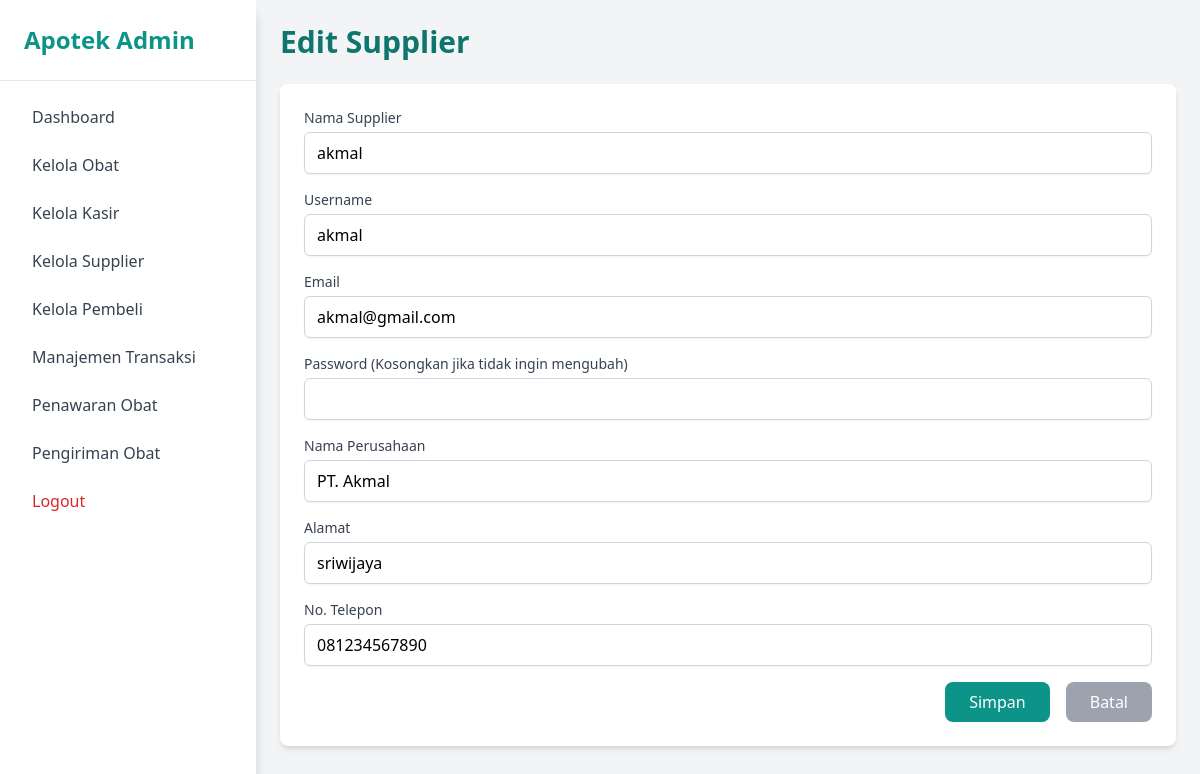
/admin/edit_supplier.php?id=1 (signed in), run on the app's committed database.
### tables this page shows
CREATE TABLE `supplier_222233` (
  `supplier_id_222233` int(11) NOT NULL,
  `user_id_222233` int(11) NOT NULL,
  `nama_perusahaan_222233` varchar(255) NOT NULL,
  `alamat_222233` text NOT NULL,
  `no_telp_222233` varchar(20) NOT NULL
);

CREATE TABLE `users_222233` (
  `user_id_222233` int(11) NOT NULL,
  `nama_222233` varchar(255) NOT NULL,
  `username_222233` varchar(100) NOT NULL,
  `email_222233` varchar(100) NOT NULL,
  `password_222233` varchar(255) NOT NULL,
  `role_222233` enum('admin','kasir','pembeli','supplier') NOT NULL,
  `created_at_222233` timestamp NOT NULL DEFAULT current_timestamp()
);

### admin/edit_supplier.php (the view, shortened to what this page needs)
<?php
include '../koneksi.php';
include 'sidebar.php';
if (isset($_GET['id'])) {
    $supplier_id = $_GET['id'];
    $sql = "SELECT s.*, u.username_222233, u.nama_222233, u.email_222233
            FROM supplier_222233 s
            JOIN users_222233 u ON s.user_id_222233 = u.user_id_222233
            WHERE s.supplier_id_222233 = ?";
    $stmt = $conn->prepare($sql);
    $stmt->bind_param("i", $supplier_id);
    $stmt->execute();
    $result = $stmt->get_result();
    $supplier = $result->fetch_assoc();
}
?>
<!DOCTYPE html>
<html lang="id">
<head>
    <script src="https://cdn.tailwindcss.com"></script>
</head>
<body class="bg-gray-100 min-h-screen font-sans">
<?php include 'sidebar.php'; ?>
<div class="ml-64 p-6">
    <h1 class="text-3xl font-bold text-teal-700 mb-6">Edit Supplier</h1>
<form action="edit_supplier.php?id=<?php echo $supplier_id; ?>" method="POST" class="bg-white p-6 rounded-lg shadow-md space-y-4">
    <div>
        <label for="nama_supplier" class="block text-sm font-medium text-gray-700">Nama Supplier</label>
        <input type="text" id="nama_supplier" name="nama_supplier" value="<?php echo htmlspecialchars($supplier['nama_222233']); ?>" class="mt-1 block w-full px-3 py-2 border border-gray-300 rounded-md shadow-sm focus:outline-none focus:ring-2 focus:ring-teal-500" required>
    </div>
    <div>
        <label for="username" class="block text-sm font-medium text-gray-700">Username</label>
        <input type="text" id="username" name="username" value="<?php echo htmlspecialchars($supplier['username_222233']); ?>" class="mt-1 block w-full px-3 py-2 border border-gray-300 rounded-md shadow-sm focus:outline-none focus:ring-2 focus:ring-teal-500" required>
    </div>
    <div>
        <label for="email" class="block text-sm font-medium text-gray-700">Email</label>
        <input type="email" id="email" name="email" value="<?php echo htmlspecialchars($supplier['email_222233']); ?>" class="mt-1 block w-full px-3 py-2 border border-gray-300 rounded-md shadow-sm focus:outline-none focus:ring-2 focus:ring-teal-500" required>
    </div>
    <div>
        <label for="password" class="block text-sm font-medium text-gray-700">Password (Kosongkan jika tidak ingin mengubah)</label>
        <input type="password" id="password" name="password" class="mt-1 block w-full px-3 py-2 border border-gray-300 rounded-md shadow-sm focus:outline-none focus:ring-2 focus:ring-teal-500">
    </div>
    <div>
        <label for="nama_perusahaan" class="block text-sm font-medium text-gray-700">Nama Perusahaan</label>
        <input type="text" id="nama_perusahaan" name="nama_perusahaan" value="<?php echo htmlspecialchars($supplier['nama_perusahaan_222233']); ?>" class="mt-1 block w-full px-3 py-2 border border-gray-300 rounded-md shadow-sm focus:outline-none focus:ring-2 focus:ring-teal-500" required>
    </div>
    <div>
        <label for="alamat" class="block text-sm font-medium text-gray-700">Alamat</label>
        <input type="text" id="alamat" name="alamat" value="<?php echo htmlspecialchars($supplier['alamat_222233']); ?>" class="mt-1 block w-full px-3 py-2 border border-gray-300 rounded-md shadow-sm focus:outline-none focus:ring-2 focus:ring-teal-500" required>
    </div>
    <div>
        <label for="no_telp" class="block text-sm font-medium text-gray-700">No. Telepon</label>
        <input type="text" id="no_telp" name="no_telp" value="<?php echo htmlspecialchars($supplier['no_telp_222233']); ?>" class="mt-1 block w-full px-3 py-2 border border-gray-300 rounded-md shadow-sm focus:outline-none focus:ring-2 focus:ring-teal-500" required>
    </div>
    <div class="flex justify-end space-x-4">
        <button type="submit" class="px-6 py-2 bg-teal-600 text-white rounded-lg hover:bg-teal-700">
            Simpan
        </button>
        <a href="supplier.php" class="px-6 py-2 bg-gray-400 text-white rounded-lg hover:bg-gray-500">
            Batal
        </a>
    </div>
</form>
</div>
</body>
</html>

### data on the page
supplier_222233: nama_supplier "akmal", username "akmal", email "akmal@gmail.com", nama_perusahaan "PT. Akmal", alamat "sriwijaya", no_telp "081234567890"
